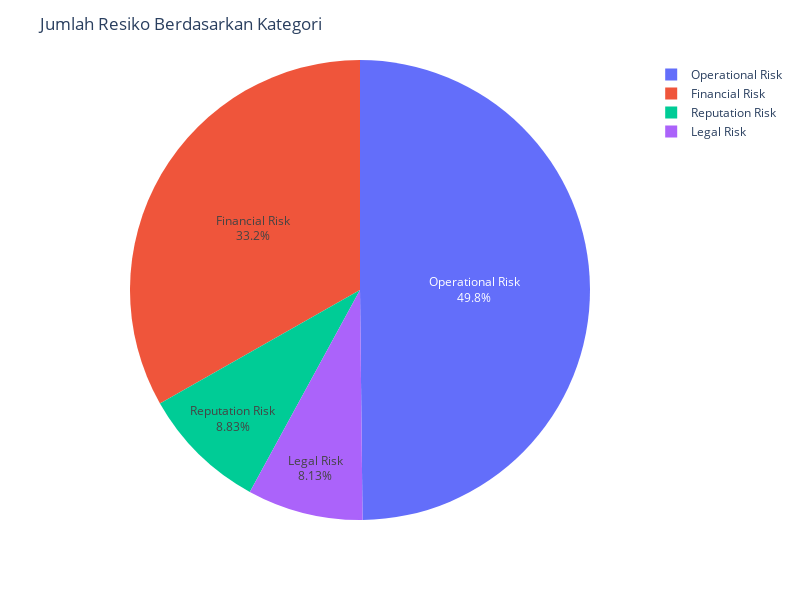

This figure's notebook cell:
### Markdown cell above
### Visual 2

### Code cell
# membuat grafik lingkaran (pie-chart)
fig2 = px.pie(Kategori_Resiko, values='Risk Event', names='Risk Type', hole=0, 
             labels={'Risk Event':'Jumlah Resiko','Risk Type':'Kategori Resiko'})

# Pengaturan detail grafik
fig2.update_layout(showlegend=True,
                  autosize=False,
                  width=800,
                  height=600,
                  title="Jumlah Resiko Berdasarkan Kategori");

fig2.update_traces(textposition='inside', textinfo='percent+label');

fig2.show()

### Figure 1 — Plotly figure (JSON) as saved in the notebook; plotly's stock layout.template omitted (floating-point values rounded to 4 significant figures)
{"data": [{"domain": {"x": [0, 1], "y": [0, 1]}, "hole": 0, "hovertemplate": "Kategori Resiko=%{label}<br>Jumlah Resiko=%{value}<extra></extra>", "labels": ["Financial Risk", "Legal Risk", "Operational Risk", "Reputation Risk"], "legendgroup": "", "name": "", "showlegend": true, "textinfo": "percent+label", "textposition": "inside", "type": "pie", "values": [188, 46, 282, 50]}], "layout": {"autosize": false, "height": 600, "legend": {"tracegroupgap": 0}, "margin": {"t": 60}, "showlegend": true, "title": {"text": "Jumlah Resiko Berdasarkan Kategori"}, "width": 800}}
